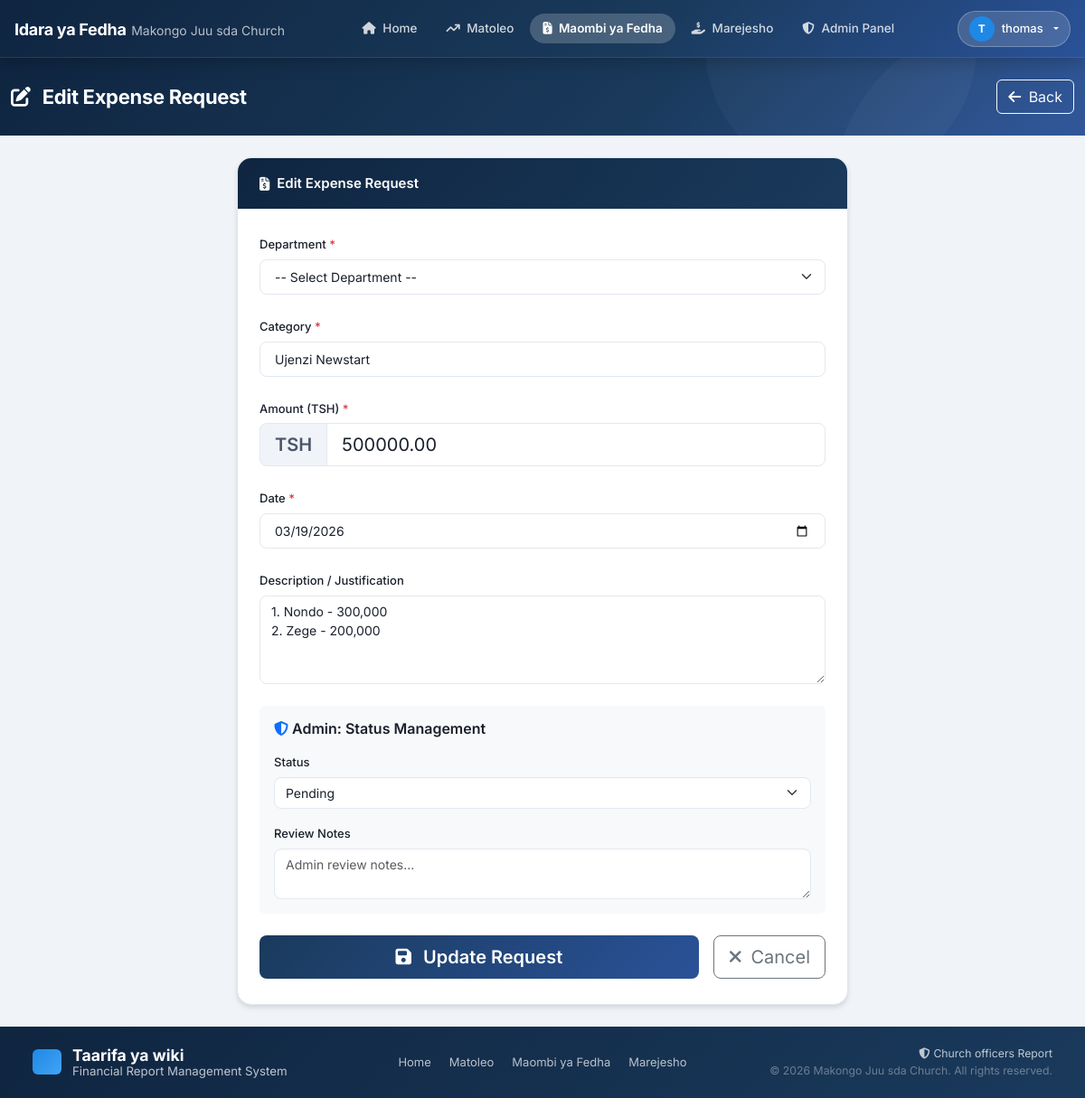
Page /expenses/13/edit/ (signed in) on the committed database.
### dashboard/models.py (models this page shows, shortened)
class ExpenseRequest(models.Model):
    department = models.CharField(max_length=50, choices=DEPARTMENT_CHOICES)
    category = models.CharField(max_length=200)
    amount = models.DecimalField(max_digits=20, decimal_places=2)
    description = models.TextField(blank=True)
    status = models.CharField(max_length=20, choices=STATUS_CHOICES_EXPENSE, default='pending')
    requested_by = models.ForeignKey(User, on_delete=models.SET_NULL, null=True, blank=True, related_name='expense_requests')
    reviewed_by = models.ForeignKey(User, on_delete=models.SET_NULL, null=True, blank=True, related_name='reviewed_expenses')
    date = models.DateField(default=timezone.now)
    created_at = models.DateTimeField(auto_now_add=True)
    updated_at = models.DateTimeField(auto_now=True)
    review_notes = models.TextField(blank=True)
    class Meta:
        ordering = ['-date', '-created_at']

### dashboard/views.py (the view)
# urls.py: path('expenses/<int:pk>/edit/', views.expense_edit, name='expense_edit'),
def expense_edit(request, pk):
    if not is_user_or_admin(request.user):
        messages.error(request, 'Please login to edit expense request.')
        return redirect('login')
    expense = get_object_or_404(ExpenseRequest, pk=pk)
    next_url = request.GET.get('next') or request.POST.get('next')
    if request.method == 'POST':
        form = ExpenseRequestForm(request.POST, instance=expense)
        if form.is_valid():
            form.save()
            messages.success(request, 'Expense request updated!')
            return redirect(next_url or 'expenses')
    else:
        form = ExpenseRequestForm(instance=expense)
    return render(request, 'dashboard/expense_form.html', {
        'form': form, 'action': 'Edit', 'expense': expense,
        'active_tab': 'expenses', 'is_admin_user': is_admin(request.user),
        'next_url': next_url,
    })

### dashboard/forms.py
class ExpenseRequestForm(forms.ModelForm):
    class Meta:
        model = ExpenseRequest
        fields = ['department', 'category', 'amount', 'date', 'description']
        widgets = {
            'department': forms.Select(attrs={'class': 'form-select'}),
            'category': forms.TextInput(attrs={'class': 'form-control', 'placeholder': 'Expense category'}),
            'amount': forms.NumberInput(attrs={'class': 'form-control', 'placeholder': '0.00', 'step': '0.01'}),
            'date': forms.DateInput(attrs={'class': 'form-control', 'type': 'date'}),
            'description': forms.Textarea(attrs={'class': 'form-control', 'rows': 3, 'placeholder': 'Description'}),
        }
    def __init__(self, *args, **kwargs):
        super().__init__(*args, **kwargs)
        self.fields['department'].choices = [('', '-- Select Department --')] + list(DEPARTMENT_CHOICES)

### dashboard/models.py (called while the page is built)
    def is_admin(self):
        return self.role == 'admin'

### dashboard/views.py (called while the page is built)
def is_admin(user):
    if not user.is_authenticated:
        return False
    try:
        return user.profile.is_admin() or user.is_superuser
    except Exception:
        return user.is_superuser

def is_user_or_admin(user):
    return user.is_authenticated

### templates/dashboard/expense_form.html (shortened to what this page needs)
{% extends 'base.html' %}
{% load static %}
{% block content %}
<div class="page-wrapper">
    <div class="page-header">
        <div class="container-fluid">
            <div class="row align-items-center">
                <div class="col">
                    <h1 class="page-title">
                        <i class="fas fa-{% if action == 'Add' %}plus-circle{% else %}edit{% endif %} me-2"></i>
                        {{ action }} Expense Request
                    </h1>
                </div>
                <div class="col-auto">
                    <a href="{% url 'expenses' %}" class="btn btn-outline-light">
                        <i class="fas fa-arrow-left me-1"></i> Back
                    </a>
                </div>
            </div>
        </div>
    </div>
    <div class="container-fluid py-4">
        <div class="row justify-content-center">
            <div class="col-lg-7">
                <div class="form-card">
                    <div class="form-card-header">
                        <i class="fas fa-file-invoice-dollar me-2"></i>
                        {% if action == 'Add' %}New Expense Request{% else %}Edit Expense Request{% endif %}
                    </div>
                    <div class="form-card-body">
                        <form method="post">
                            <div class="mb-4">
                                <label class="form-label fw-500">Department <span class="text-danger">*</span></label>
                                <select name="department" class="form-select form-select-lg" required>
                                    <option value="">-- Select Department --</option>
                                </select>
                            </div>
                            <div class="mb-4">
                                <label class="form-label fw-500">Category <span class="text-danger">*</span></label>
                                <input type="text" name="category" class="form-control form-control-lg"
                                       placeholder="e.g., Usafiri, Chakula kila sabato, Huduma za Afya"
                                       value="{{ form.category.value|default:'' }}" required>
                            </div>
                            <div class="mb-4">
                                <label class="form-label fw-500">Amount (TSH) <span class="text-danger">*</span></label>
                                <div class="input-group input-group-lg">
                                    <span class="input-group-text fw-600">TSH</span>
                                    <input type="number" name="amount" class="form-control"
                                           placeholder="0.00" step="0.01" min="0"
                                           value="{{ form.amount.value|default:'' }}" required>
                                </div>
                            </div>
                            <div class="mb-4">
                                <label class="form-label fw-500">Date <span class="text-danger">*</span></label>
                                <input type="date" name="date" class="form-control form-control-lg"
                                       value="{{ form.date.value|date:'Y-m-d'|default:'' }}" required>
                            </div>
                            <div class="mb-4">
                                <label class="form-label fw-500">Description / Justification</label>
                                <textarea name="description" class="form-control" rows="4"
                                          placeholder="Provide detailed justification for this expense request...">{{ form.description.value|default:'' }}</textarea>
                            </div>
                            {% if is_admin_user %}
                            <div class="mb-4 p-3 bg-light rounded">
                                <h6 class="fw-600 mb-3"><i class="fas fa-shield-halved me-1 text-primary"></i>Admin: Status Management</h6>
                                <div class="mb-3">
                                    <label class="form-label fw-500">Status</label>
                                    <select name="status" class="form-select">
                                        <option value="pending" {% if expense.status == 'pending' %}selected{% endif %}>Pending</option>
                                    </select>
                                </div>
                                <div>
                                    <label class="form-label fw-500">Review Notes</label>
                                    <textarea name="review_notes" class="form-control" rows="2"
                                              placeholder="Admin review notes...">{{ expense.review_notes|default:'' }}</textarea>
                                </div>
                            </div>
                            {% endif %}
                            <div class="d-flex gap-3">
                                <button type="submit" class="btn btn-primary btn-lg flex-fill">
                                    <i class="fas fa-save me-2"></i>
                                    {% if action == 'Add' %}Submit Request{% else %}Update Request{% endif %}
                                </button>
                                {% if next_url %}
                                <a href="{{ next_url }}" class="btn btn-outline-secondary btn-lg">
                                    <i class="fas fa-times me-1"></i> Cancel
                                </a>
                                {% else %}
                                <a href="{% url 'expenses' %}" class="btn btn-outline-secondary btn-lg">
                                    <i class="fas fa-times me-1"></i> Cancel
                                </a>
                                {% endif %}
                            </div>
                        </form>
                    </div>
                </div>
            </div>
        </div>
    </div>
</div>
{% endblock %}

### templates/base.html (shortened to what this page needs)
{% load static %}
<!DOCTYPE html>
<html lang="en">
<head>
    <link href="https://cdn.jsdelivr.net/npm/bootstrap@5.3.2/dist/css/bootstrap.min.css" rel="stylesheet">
    <link href="https://cdnjs.cloudflare.com/ajax/libs/font-awesome/6.5.0/css/all.min.css" rel="stylesheet">
    <link href="{% static 'css/dashboard.css' %}" rel="stylesheet">
</head>
<body>
<nav class="navbar navbar-expand-lg navbar-dark top-navbar fixed-top">
    <div class="container-fluid px-3">
        <a class="navbar-brand d-flex align-items-center gap-2" href="{% url 'home' %}">
            <div>
                <span class="brand-name">Idara ya Fedha</span>
                <span class="brand-sub d-none d-sm-inline">Makongo Juu sda Church</span>
            </div>
        </a>
        <div class="collapse navbar-collapse" id="navbarNav">
            <ul class="navbar-nav mx-auto gap-1">
                <li class="nav-item">
                    <a class="nav-link nav-pill {% if active_tab == 'home' %}active{% endif %}" href="{% url 'home' %}">
                        <i class="fas fa-home me-1"></i> Home
                    </a>
                </li>
                <li class="nav-item">
                    <a class="nav-link nav-pill {% if active_tab == 'income' %}active{% endif %}" href="{% url 'income' %}">
                        <i class="fas fa-arrow-trend-up me-1"></i> Matoleo
                    </a>
                </li>
                <li class="nav-item">
                    <a class="nav-link nav-pill {% if active_tab == 'expenses' %}active{% endif %}" href="{% url 'expenses' %}">
                        <i class="fas fa-file-invoice-dollar me-1"></i> Maombi ya Fedha
                    </a>
                </li>
                <li class="nav-item">
                    <a class="nav-link nav-pill {% if active_tab == 'retirement' %}active{% endif %}" href="{% url 'retirement' %}">
                        <i class="fas fa-hand-holding-dollar me-1"></i> Marejesho
                    </a>
                </li>
                {% if user.is_authenticated %}
                    {% if user.profile.role == 'admin' or user.is_superuser %}
                    <li class="nav-item">
                        <a class="nav-link nav-pill {% if active_tab == 'admin' %}active{% endif %}" href="{% url 'admin_dashboard' %}">
                            <i class="fas fa-shield-halved me-1"></i> Admin Panel
                        </a>
                    </li>
                    {% endif %}
                {% endif %}
            </ul>
            <div class="d-flex align-items-center gap-2">
                {% if user.is_authenticated %}
                    <div class="dropdown">
                        <button class="btn btn-user-pill dropdown-toggle" type="button" data-bs-toggle="dropdown">
                            <div class="user-avatar">{{ user.username|first|upper }}</div>
                            <span class="d-none d-md-inline">{{ user.get_full_name|default:user.username }}</span>
                        </button>
                    </div>
                {% endif %}
            </div>
        </div>
    </div>
</nav>
<main class="main-content">
    {% block content %}{% endblock %}
</main>
<footer class="site-footer">
    <div class="container-fluid">
        <div class="row align-items-center">
            <div class="col-md-4 mb-3 mb-md-0">
                <div class="d-flex align-items-center gap-2">
                    <div class="brand-icon-sm" style="display:flex;align-items:center;width:32px;height:28px;margin-right:4px;"></div>
                    <div style="line-height:1.1;">
                        <div class="fw-700 text-white" style="font-size:1.1rem;">Taarifa ya wiki</div>
                        <small class="text-light opacity-75" style="font-size:0.95em;">Financial Report Management System</small>
                    </div>
                </div>
            </div>
            <div class="col-md-4 text-center mb-3 mb-md-0">
                <div class="footer-links">
                    <a href="{% url 'home' %}">Home</a>
                    <a href="{% url 'income' %}">Matoleo</a>
                    <a href="{% url 'expenses' %}">Maombi ya Fedha</a>
                    <a href="{% url 'retirement' %}">Marejesho</a>
                </div>
            </div>
            <div class="col-md-4 text-md-end">
                <div class="text-light opacity-75 small">
                    <i class="fas fa-shield-alt me-1"></i>Church officers Report<br>
                    <span class="opacity-50">&copy; 2026 Makongo Juu sda Church. All rights reserved.</span>
                </div>
            </div>
        </div>
    </div>
</footer>
</body>
</html>

### rows in the picture
ExpenseRequest: category "Ujenzi Newstart", amount "500000.00", date "03/19/2026", description "1. Nondo - 300,000 2. Zege - 200,000", status "Pending"

### other values in the picture
{{ user.username|first|upper }} "T"
{{ user.get_full_name|default:user.username }} "thomas"
{{ action }} "Edit"
